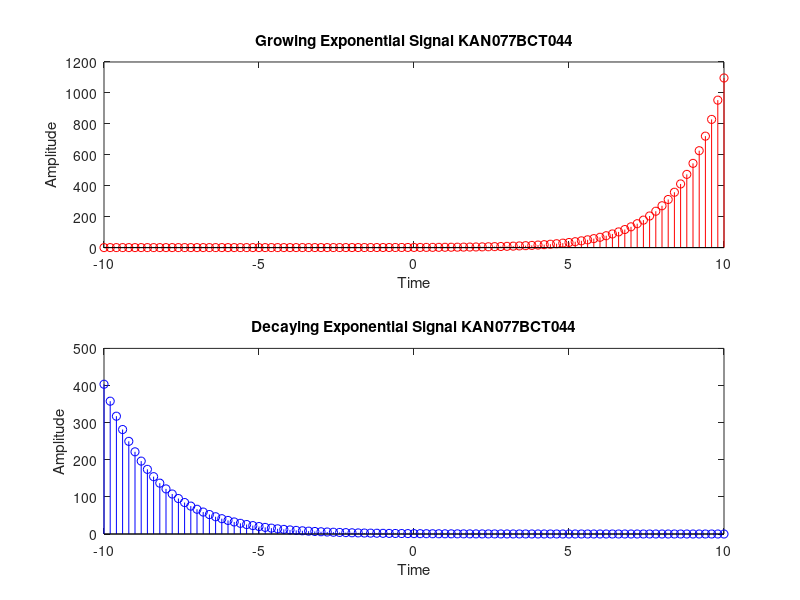

Recreate this plot in MATLAB.
% MATLAB code to generate exponential signal
% Specify the time limit for the signal
n= -10:0.2:10
% Specify the amplitude of the signal
A = 1;
% Specify the growth and decay constants
a = 0.7; % Growth constant
b = 0.6; % Decay constant
% Generate the exponential signal
x = A * exp(a * n); % Growing signal
y = A * exp(-b * n); % Decaying signal
% Plot the generated exponential signals
figure;
subplot(2, 1, 1);
stem(n,x,'r')
xlabel('Time');
ylabel('Amplitude');
title('Growing Exponential Signal KAN077BCT044');
subplot(2, 1, 2);
stem(n,y,'b')
xlabel('Time');
ylabel('Amplitude');
title('Decaying Exponential Signal KAN077BCT044');